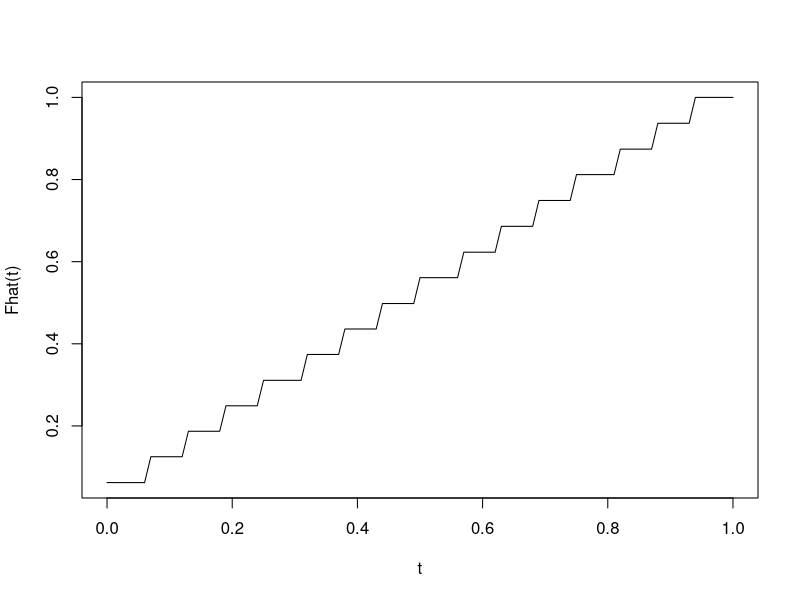
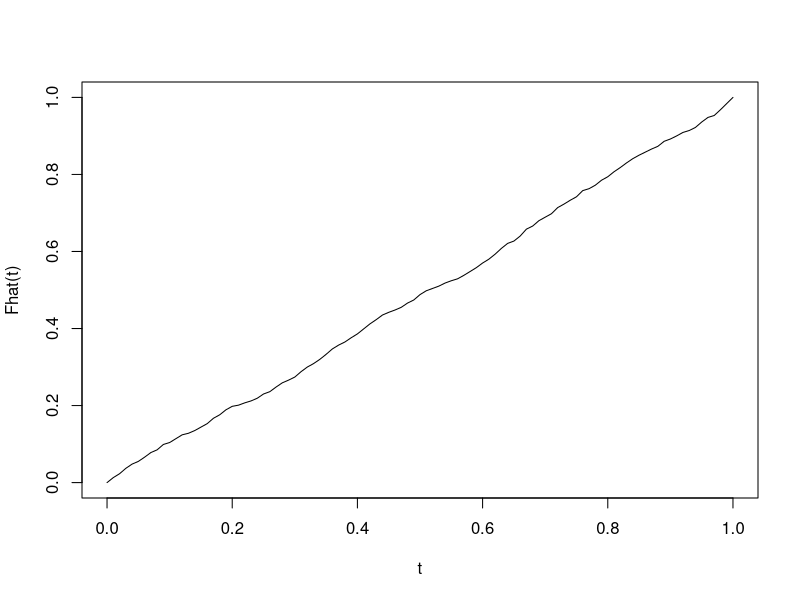
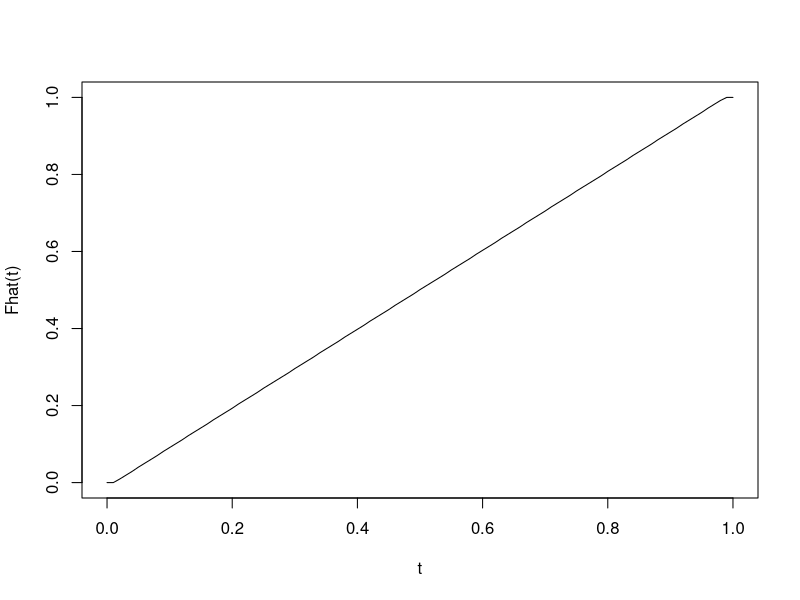

These charts were generated, in order, by the following R code:
## ---- chunk 1
n <- 1000
m = 16
a = 5
c = 3

x0 <- 1

x <- rep(NA, n)
x[1] <- x0
for(i in 2:n){
  x[i] <- (a * x[i-1] + c) %% m
}

u <- x/m
## ---- chunk 2
x[1:16]
x[17:32]
length(unique(x))
## ---- chunk 3
grid_pts <- seq(0, 1, 0.01) # points t at which to evaluate empirical cdf
plot(grid_pts, ecdf(u)(grid_pts), xlab = "t", ylab = "Fhat(t)", type="l")
## ---- chunk 4
n <- 1000
m = 2^32
a = 1664525
c = 1013904223

x0 <- 1

x <- rep(NA, n)
x[1] <- x0
for(i in 2:n){
  x[i] <- (a * x[i-1] + c) %% m
}

u <- x/m

plot(grid_pts, ecdf(u)(grid_pts), xlab = "t", ylab = "Fhat(t)", type="l")
## ---- chunk 5
n <- 1000
m = 1024
a = 1
c = 1

x0 <- 12

x <- rep(NA, n)
x[1] <- x0
for(i in 2:n){
  x[i] <- (a * x[i-1] + c) %% m
}

u2 <- x/m

plot(grid_pts, ecdf(u2)(grid_pts), xlab = "t", ylab = "Fhat(t)", type="l")
## ---- chunk 6
head(u)
head(u2)
